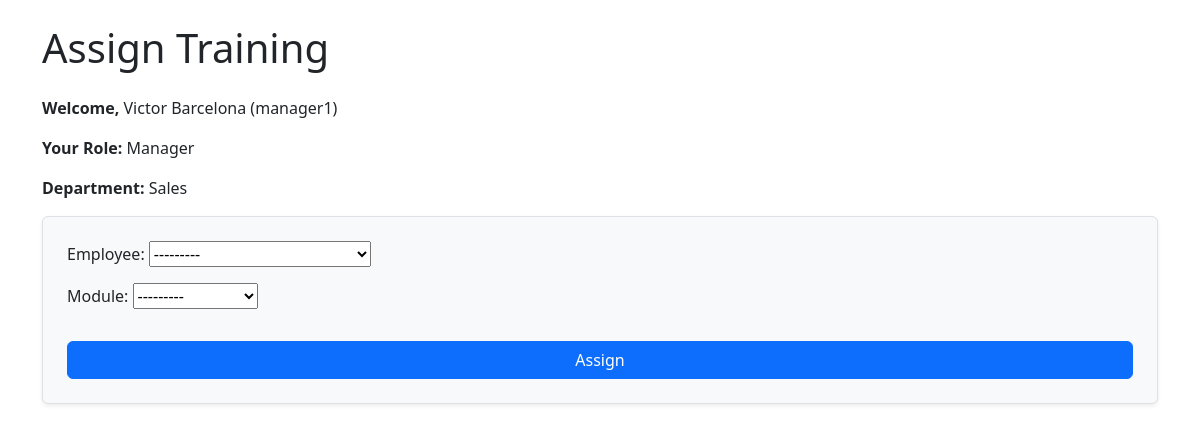
Page /manager/assign/ (signed in) on the committed database.
### core/models.py (models this page shows, shortened)
class User(AbstractUser):
    ROLE_CHOICES = [
        ('admin', 'Admin'),
        ('manager', 'Manager'),
        ('trainer', 'Trainer'),
        ('employee', 'Employee'),
    ]
    role = models.CharField(max_length=20, choices=ROLE_CHOICES)
    objects = CustomUserManager()
    REQUIRED_FIELDS = ['email', 'first_name', 'last_name'] # Prompt for Name & Email

class Department(models.Model):
    name = models.CharField(max_length=100)
    manager = models.OneToOneField('Manager', on_delete=models.SET_NULL, null=True, blank=True, related_name='managed_department')

### core/views.py (the view)
# urls.py: path('manager/assign/', views.assign_training, name='assign_training'),
@login_required
def assign_training(request):
    manager = Manager.objects.get(user=request.user)
    department = manager.department
    form = AssignmentForm(request.POST or None)
    form.fields['employee'].queryset = Employee.objects.filter(department=department)
    form.fields['module'].queryset = TrainingModule.objects.all()
    if request.method == 'POST' and form.is_valid():
        assignment = form.save(commit=False)
        assignment.assigned_by = manager
        assignment.status = 'Not Started'
        assignment.save()
        return redirect('manager_dashboard')
    return render(request, 'core/assign_training.html', {'form': form, 'department': department})

### core/forms.py
class AssignmentForm(forms.ModelForm):
    class Meta:
        model = Assignment
        fields = ['employee', 'module']

### core/models.py (called while the page is built)
    def __str__(self):
        return f"{self.user.get_full_name()} (Employee)"

    def __str__(self):
        return self.title

### core/templates/core/assign_training.html (shortened to what this page needs)
<!DOCTYPE html>
<html lang="en">
<head>
    <link href="https://cdn.jsdelivr.net/npm/bootstrap@5.3.0/dist/css/bootstrap.min.css" rel="stylesheet">
</head>
<body>
    <div class="container mt-4">
        <h1 class="mb-4">Assign Training</h1>
        <div class="mb-3">
            <p><strong>Welcome, </strong> {{ user.get_full_name }} ({{ user.username }})</p>
            <p><strong>Your Role:</strong> {{ user.role|capfirst }}</p>
            <p><strong>Department:</strong> {{ department.name|capfirst }}</p>
        </div>
        <form method="post" class="border p-4 shadow-sm bg-light rounded">
            {{ form.as_p }}
            <button type="submit" class="btn btn-primary w-100 mt-3">Assign</button>
        </form>
    </div>
</body>
</html>

### rows in the picture
User: get_full_name "Victor Barcelona", username "manager1", role "Manager"
Department: name "Sales"
